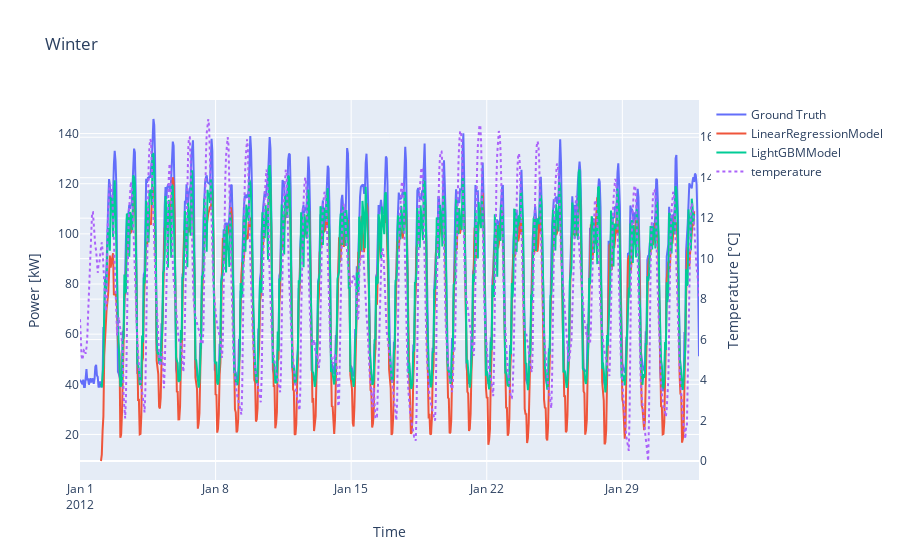
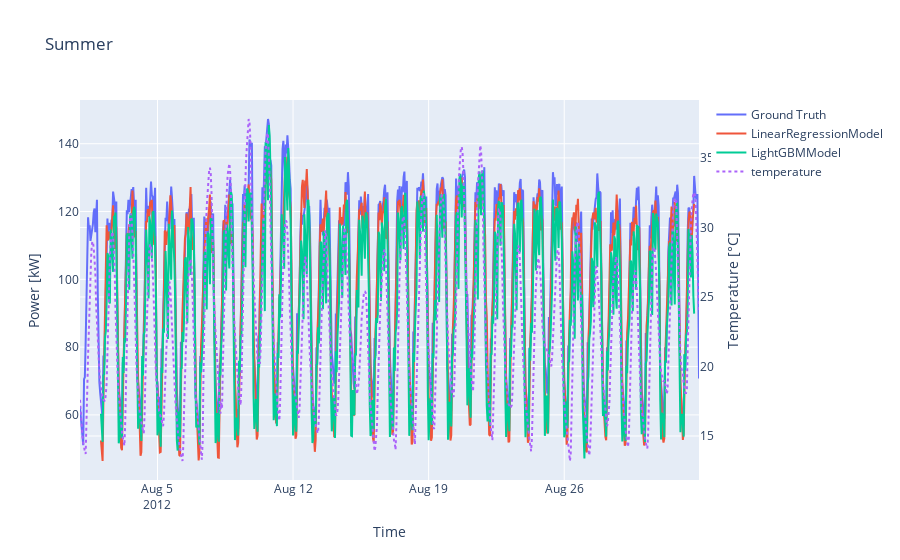

Notebook cell for these charts, in order:
### Markdown cell above
### Plot 1: Side-by-side comparison of the models

### Code cell
import plotly.graph_objects as go

temp_data = {'Summer': df_cov_test.iloc[:,0], 'Winter': df_cov_val.iloc[:,0]}

for season, (_, preds_per_model, gt) in dict_result_season.items():
    fig = go.Figure()

    # Add the ground truth data to the left axis
    fig.add_trace(go.Scatter(x=gt.pd_series().index, y=gt.pd_series().values, name="Ground Truth", yaxis="y1"))

    for model_name in model_names:
        preds = preds_per_model[model_name]
        fig.add_trace(go.Scatter(x=preds.pd_series().index, y=preds.pd_series().values, name=model_name, yaxis="y1"))

    # Add the df_cov_test data to the right axis
    
    series_weather = temp_data[season]
    fig.add_trace(go.Scatter(
    x=series_weather.index,
    y=series_weather.values,
    name="temperature",
    yaxis="y2",
    line=dict(dash="dot")  # Set the line style to dotted
))

    fig.update_layout(
        title=f"{season}",
        xaxis=dict(title="Time"),
        yaxis=dict(title=f"Power [{ts_train[0].components[0][-2:]}]", side="left"),
        yaxis2=dict(title="Temperature [°C]", overlaying="y", side="right"),
    )

    fig.show()
    wandb.log({f"{season} - Side-by-side comparison of predictions and the ground truth for {config.spatial_scale} in {config.location}": fig})

### Figure 1 — Plotly figure (JSON) as saved in the notebook; plotly's stock layout.template omitted (floating-point values rounded to 4 significant figures; data arrays with more than 128 entries replaced by an {"elided": "..."} marker saying what was removed)
{"data": [{"name": "Ground Truth", "type": "scatter", "x": {"elided": "768 str values"}, "y": {"elided": "768 float values"}, "yaxis": "y"}, {"name": "LinearRegressionModel", "type": "scatter", "x": {"elided": "736 str values"}, "y": {"elided": "736 float values"}, "yaxis": "y"}, {"name": "LightGBMModel", "type": "scatter", "x": {"elided": "736 str values"}, "y": {"elided": "736 float values"}, "yaxis": "y"}, {"line": {"dash": "dot"}, "name": "temperature", "type": "scatter", "x": {"elided": "768 str values"}, "y": {"elided": "768 float values"}, "yaxis": "y2"}], "layout": {"title": {"text": "Winter"}, "xaxis": {"title": {"text": "Time"}}, "yaxis": {"side": "left", "title": {"text": "Power [kW]"}}, "yaxis2": {"overlaying": "y", "side": "right", "title": {"text": "Temperature [°C]"}}}}

### Figure 2 — Plotly figure (JSON) as saved in the notebook; plotly's stock layout.template omitted (floating-point values rounded to 4 significant figures; data arrays with more than 128 entries replaced by an {"elided": "..."} marker saying what was removed)
{"data": [{"name": "Ground Truth", "type": "scatter", "x": {"elided": "768 str values"}, "y": {"elided": "768 float values"}, "yaxis": "y"}, {"name": "LinearRegressionModel", "type": "scatter", "x": {"elided": "736 str values"}, "y": {"elided": "736 float values"}, "yaxis": "y"}, {"name": "LightGBMModel", "type": "scatter", "x": {"elided": "736 str values"}, "y": {"elided": "736 float values"}, "yaxis": "y"}, {"line": {"dash": "dot"}, "name": "temperature", "type": "scatter", "x": {"elided": "768 str values"}, "y": {"elided": "768 float values"}, "yaxis": "y2"}], "layout": {"title": {"text": "Summer"}, "xaxis": {"title": {"text": "Time"}}, "yaxis": {"side": "left", "title": {"text": "Power [kW]"}}, "yaxis2": {"overlaying": "y", "side": "right", "title": {"text": "Temperature [°C]"}}}}
